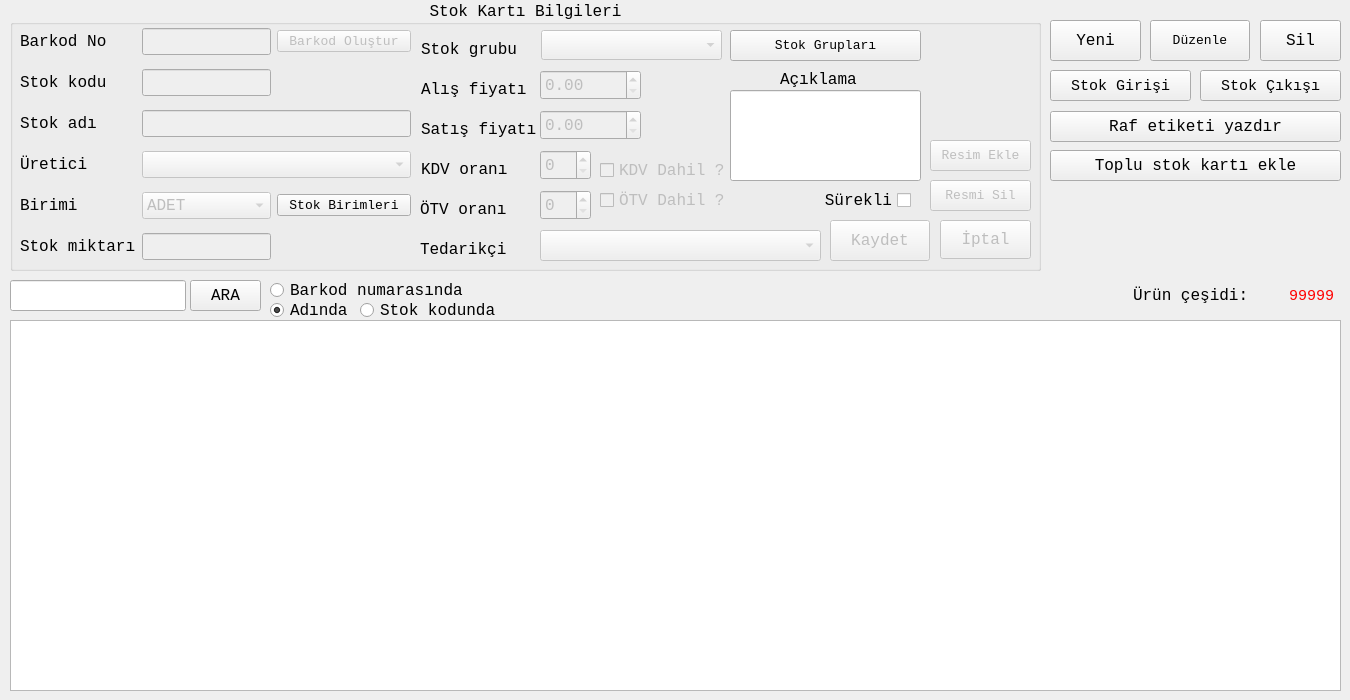
<?xml version="1.0" encoding="UTF-8"?>
<ui version="4.0">
 <class>StokFrom</class>
 <widget class="QDialog" name="StokFrom">
  <property name="geometry">
   <rect>
    <x>0</x>
    <y>0</y>
    <width>1350</width>
    <height>700</height>
   </rect>
  </property>
  <property name="minimumSize">
   <size>
    <width>1350</width>
    <height>700</height>
   </size>
  </property>
  <property name="maximumSize">
   <size>
    <width>1350</width>
    <height>700</height>
   </size>
  </property>
  <property name="font">
   <font>
    <family>Monospace</family>
    <pointsize>12</pointsize>
   </font>
  </property>
  <property name="windowTitle">
   <string>STOK KARTLARI</string>
  </property>
  <property name="windowIcon">
   <iconset resource="images.qrc">
    <normaloff>:/images/ui/mhss.png</normaloff>:/images/ui/mhss.png</iconset>
  </property>
  <widget class="QLineEdit" name="AraLineEdit">
   <property name="geometry">
    <rect>
     <x>10</x>
     <y>280</y>
     <width>176</width>
     <height>31</height>
    </rect>
   </property>
   <property name="text">
    <string/>
   </property>
  </widget>
  <widget class="QTableView" name="StokKartlaritableView">
   <property name="geometry">
    <rect>
     <x>10</x>
     <y>320</y>
     <width>1331</width>
     <height>371</height>
    </rect>
   </property>
   <property name="contextMenuPolicy">
    <enum>Qt::CustomContextMenu</enum>
   </property>
   <property name="alternatingRowColors">
    <bool>true</bool>
   </property>
   <property name="selectionMode">
    <enum>QAbstractItemView::SingleSelection</enum>
   </property>
   <property name="selectionBehavior">
    <enum>QAbstractItemView::SelectRows</enum>
   </property>
   <property name="sortingEnabled">
    <bool>true</bool>
   </property>
   <attribute name="verticalHeaderVisible">
    <bool>false</bool>
   </attribute>
  </widget>
  <widget class="QGroupBox" name="stokKartBilGroupBox">
   <property name="enabled">
    <bool>true</bool>
   </property>
   <property name="geometry">
    <rect>
     <x>10</x>
     <y>0</y>
     <width>1031</width>
     <height>271</height>
    </rect>
   </property>
   <property name="title">
    <string>Stok Kartı Bilgileri</string>
   </property>
   <property name="alignment">
    <set>Qt::AlignCenter</set>
   </property>
   <widget class="QLabel" name="label_12">
    <property name="geometry">
     <rect>
      <x>410</x>
      <y>200</y>
      <width>87</width>
      <height>19</height>
     </rect>
    </property>
    <property name="text">
     <string>ÖTV oranı</string>
    </property>
   </widget>
   <widget class="QSpinBox" name="OTVspinBox">
    <property name="enabled">
     <bool>false</bool>
    </property>
    <property name="geometry">
     <rect>
      <x>530</x>
      <y>190</y>
      <width>51</width>
      <height>30</height>
     </rect>
    </property>
    <property name="maximum">
     <number>100</number>
    </property>
   </widget>
   <widget class="QCheckBox" name="KDVcheckbox">
    <property name="enabled">
     <bool>false</bool>
    </property>
    <property name="geometry">
     <rect>
      <x>590</x>
      <y>160</y>
      <width>131</width>
      <height>21</height>
     </rect>
    </property>
    <property name="text">
     <string>KDV Dahil ?</string>
    </property>
   </widget>
   <widget class="QCheckBox" name="OTVcheckbox">
    <property name="enabled">
     <bool>false</bool>
    </property>
    <property name="geometry">
     <rect>
      <x>590</x>
      <y>190</y>
      <width>131</width>
      <height>21</height>
     </rect>
    </property>
    <property name="text">
     <string>ÖTV Dahil ?</string>
    </property>
   </widget>
   <widget class="QToolButton" name="StokGrupBtn">
    <property name="geometry">
     <rect>
      <x>720</x>
      <y>30</y>
      <width>191</width>
      <height>31</height>
     </rect>
    </property>
    <property name="font">
     <font>
      <family>Monospace</family>
      <pointsize>10</pointsize>
     </font>
    </property>
    <property name="text">
     <string>Stok Grupları</string>
    </property>
    <property name="iconSize">
     <size>
      <width>64</width>
      <height>64</height>
     </size>
    </property>
    <property name="toolButtonStyle">
     <enum>Qt::ToolButtonTextBesideIcon</enum>
    </property>
   </widget>
   <widget class="QCheckBox" name="SurekliYenicheckBox">
    <property name="geometry">
     <rect>
      <x>810</x>
      <y>190</y>
      <width>91</width>
      <height>21</height>
     </rect>
    </property>
    <property name="layoutDirection">
     <enum>Qt::RightToLeft</enum>
    </property>
    <property name="text">
     <string>Sürekli</string>
    </property>
   </widget>
   <widget class="QLabel" name="UrunResimlabel">
    <property name="enabled">
     <bool>true</bool>
    </property>
    <property name="geometry">
     <rect>
      <x>920</x>
      <y>30</y>
      <width>100</width>
      <height>100</height>
     </rect>
    </property>
    <property name="font">
     <font>
      <family>Monospace</family>
      <pointsize>12</pointsize>
     </font>
    </property>
    <property name="styleSheet">
     <string notr="true">color: rgb(0, 0, 0);</string>
    </property>
    <property name="text">
     <string/>
    </property>
    <property name="pixmap">
     <pixmap resource="images.qrc">:/images/ui/box.png</pixmap>
    </property>
    <property name="scaledContents">
     <bool>true</bool>
    </property>
    <property name="alignment">
     <set>Qt::AlignCenter</set>
    </property>
   </widget>
   <widget class="QToolButton" name="ResimEkleBtn">
    <property name="enabled">
     <bool>false</bool>
    </property>
    <property name="geometry">
     <rect>
      <x>920</x>
      <y>140</y>
      <width>101</width>
      <height>31</height>
     </rect>
    </property>
    <property name="font">
     <font>
      <family>Monospace</family>
      <pointsize>10</pointsize>
     </font>
    </property>
    <property name="text">
     <string>Resim Ekle</string>
    </property>
    <property name="iconSize">
     <size>
      <width>64</width>
      <height>64</height>
     </size>
    </property>
    <property name="toolButtonStyle">
     <enum>Qt::ToolButtonTextBesideIcon</enum>
    </property>
   </widget>
   <widget class="QToolButton" name="ResimSilBtn">
    <property name="enabled">
     <bool>false</bool>
    </property>
    <property name="geometry">
     <rect>
      <x>920</x>
      <y>180</y>
      <width>101</width>
      <height>31</height>
     </rect>
    </property>
    <property name="font">
     <font>
      <family>Monospace</family>
      <pointsize>10</pointsize>
     </font>
    </property>
    <property name="text">
     <string>Resmi Sil</string>
    </property>
    <property name="iconSize">
     <size>
      <width>64</width>
      <height>64</height>
     </size>
    </property>
    <property name="toolButtonStyle">
     <enum>Qt::ToolButtonTextBesideIcon</enum>
    </property>
   </widget>
   <widget class="QLabel" name="label_7">
    <property name="geometry">
     <rect>
      <x>411</x>
      <y>40</y>
      <width>97</width>
      <height>19</height>
     </rect>
    </property>
    <property name="text">
     <string>Stok grubu</string>
    </property>
   </widget>
   <widget class="QComboBox" name="StokGrubuComboBox">
    <property name="enabled">
     <bool>false</bool>
    </property>
    <property name="geometry">
     <rect>
      <x>531</x>
      <y>30</y>
      <width>181</width>
      <height>30</height>
     </rect>
    </property>
   </widget>
   <widget class="QLabel" name="label_8">
    <property name="geometry">
     <rect>
      <x>411</x>
      <y>80</y>
      <width>106</width>
      <height>19</height>
     </rect>
    </property>
    <property name="text">
     <string>Alış fiyatı</string>
    </property>
   </widget>
   <widget class="QDoubleSpinBox" name="AFiyatdoubleSpinBox">
    <property name="enabled">
     <bool>false</bool>
    </property>
    <property name="geometry">
     <rect>
      <x>530</x>
      <y>70</y>
      <width>101</width>
      <height>30</height>
     </rect>
    </property>
    <property name="maximum">
     <double>999999.989999999990687</double>
    </property>
    <property name="value">
     <double>0.000000000000000</double>
    </property>
   </widget>
   <widget class="QLabel" name="label_9">
    <property name="geometry">
     <rect>
      <x>411</x>
      <y>120</y>
      <width>116</width>
      <height>19</height>
     </rect>
    </property>
    <property name="text">
     <string>Satış fiyatı</string>
    </property>
   </widget>
   <widget class="QLabel" name="label_11">
    <property name="geometry">
     <rect>
      <x>411</x>
      <y>160</y>
      <width>87</width>
      <height>19</height>
     </rect>
    </property>
    <property name="text">
     <string>KDV oranı</string>
    </property>
   </widget>
   <widget class="QLabel" name="label_10">
    <property name="geometry">
     <rect>
      <x>770</x>
      <y>70</y>
      <width>77</width>
      <height>19</height>
     </rect>
    </property>
    <property name="text">
     <string>Açıklama</string>
    </property>
   </widget>
   <widget class="QLineEdit" name="AciklamaLnEdit">
    <property name="geometry">
     <rect>
      <x>720</x>
      <y>90</y>
      <width>191</width>
      <height>91</height>
     </rect>
    </property>
    <property name="clearButtonEnabled">
     <bool>false</bool>
    </property>
   </widget>
   <widget class="QSpinBox" name="KDVspinBox">
    <property name="enabled">
     <bool>false</bool>
    </property>
    <property name="geometry">
     <rect>
      <x>530</x>
      <y>150</y>
      <width>51</width>
      <height>30</height>
     </rect>
    </property>
    <property name="maximum">
     <number>100</number>
    </property>
   </widget>
   <widget class="QDoubleSpinBox" name="SFiyatdoubleSpinBox">
    <property name="enabled">
     <bool>false</bool>
    </property>
    <property name="geometry">
     <rect>
      <x>530</x>
      <y>110</y>
      <width>101</width>
      <height>30</height>
     </rect>
    </property>
    <property name="maximum">
     <double>999999.989999999990687</double>
    </property>
    <property name="value">
     <double>0.000000000000000</double>
    </property>
   </widget>
   <widget class="QLabel" name="label_15">
    <property name="geometry">
     <rect>
      <x>410</x>
      <y>240</y>
      <width>91</width>
      <height>19</height>
     </rect>
    </property>
    <property name="font">
     <font>
      <family>Monospace</family>
      <pointsize>12</pointsize>
     </font>
    </property>
    <property name="text">
     <string>Tedarikçi</string>
    </property>
   </widget>
   <widget class="QComboBox" name="tedarikcicomboBox">
    <property name="enabled">
     <bool>false</bool>
    </property>
    <property name="geometry">
     <rect>
      <x>530</x>
      <y>230</y>
      <width>281</width>
      <height>31</height>
     </rect>
    </property>
   </widget>
   <widget class="QToolButton" name="KaydetBtn">
    <property name="enabled">
     <bool>false</bool>
    </property>
    <property name="geometry">
     <rect>
      <x>820</x>
      <y>220</y>
      <width>100</width>
      <height>41</height>
     </rect>
    </property>
    <property name="font">
     <font>
      <family>Monospace</family>
      <pointsize>12</pointsize>
     </font>
    </property>
    <property name="autoFillBackground">
     <bool>true</bool>
    </property>
    <property name="text">
     <string>Kaydet</string>
    </property>
    <property name="icon">
     <iconset resource="images.qrc">
      <normaloff>:/images/ui/check.png</normaloff>:/images/ui/check.png</iconset>
    </property>
    <property name="iconSize">
     <size>
      <width>32</width>
      <height>32</height>
     </size>
    </property>
    <property name="toolButtonStyle">
     <enum>Qt::ToolButtonTextBesideIcon</enum>
    </property>
   </widget>
   <widget class="QToolButton" name="IptalBtn">
    <property name="enabled">
     <bool>false</bool>
    </property>
    <property name="geometry">
     <rect>
      <x>930</x>
      <y>220</y>
      <width>91</width>
      <height>39</height>
     </rect>
    </property>
    <property name="font">
     <font>
      <family>Monospace</family>
      <pointsize>12</pointsize>
     </font>
    </property>
    <property name="autoFillBackground">
     <bool>true</bool>
    </property>
    <property name="text">
     <string>İptal</string>
    </property>
    <property name="icon">
     <iconset resource="images.qrc">
      <normaloff>:/images/ui/remove.png</normaloff>:/images/ui/remove.png</iconset>
    </property>
    <property name="iconSize">
     <size>
      <width>32</width>
      <height>32</height>
     </size>
    </property>
    <property name="toolButtonStyle">
     <enum>Qt::ToolButtonTextBesideIcon</enum>
    </property>
   </widget>
   <widget class="QWidget" name="layoutWidget">
    <property name="geometry">
     <rect>
      <x>10</x>
      <y>20</y>
      <width>391</width>
      <height>251</height>
     </rect>
    </property>
    <layout class="QGridLayout" name="gridLayout">
     <item row="0" column="0">
      <widget class="QLabel" name="label_3">
       <property name="text">
        <string>Barkod No</string>
       </property>
      </widget>
     </item>
     <item row="0" column="1">
      <widget class="QLineEdit" name="BarkodLnEdit">
       <property name="enabled">
        <bool>false</bool>
       </property>
       <property name="text">
        <string/>
       </property>
      </widget>
     </item>
     <item row="0" column="2">
      <widget class="QToolButton" name="BarkodOlusturBtn">
       <property name="enabled">
        <bool>false</bool>
       </property>
       <property name="font">
        <font>
         <family>Monospace</family>
         <pointsize>10</pointsize>
        </font>
       </property>
       <property name="text">
        <string>Barkod Oluştur</string>
       </property>
       <property name="iconSize">
        <size>
         <width>64</width>
         <height>64</height>
        </size>
       </property>
       <property name="toolButtonStyle">
        <enum>Qt::ToolButtonTextBesideIcon</enum>
       </property>
      </widget>
     </item>
     <item row="1" column="0">
      <widget class="QLabel" name="label_13">
       <property name="text">
        <string>Stok kodu</string>
       </property>
      </widget>
     </item>
     <item row="1" column="1">
      <widget class="QLineEdit" name="StokKoduLnEdit">
       <property name="enabled">
        <bool>false</bool>
       </property>
       <property name="text">
        <string/>
       </property>
      </widget>
     </item>
     <item row="2" column="0">
      <widget class="QLabel" name="label_4">
       <property name="text">
        <string>Stok adı</string>
       </property>
      </widget>
     </item>
     <item row="2" column="1" colspan="2">
      <widget class="QLineEdit" name="StokAdiLnEdit">
       <property name="enabled">
        <bool>false</bool>
       </property>
       <property name="text">
        <string/>
       </property>
      </widget>
     </item>
     <item row="3" column="0">
      <widget class="QLabel" name="label_14">
       <property name="text">
        <string>Üretici</string>
       </property>
      </widget>
     </item>
     <item row="3" column="1" colspan="2">
      <widget class="QComboBox" name="ureticicomboBox">
       <property name="enabled">
        <bool>false</bool>
       </property>
      </widget>
     </item>
     <item row="4" column="0">
      <widget class="QLabel" name="label_5">
       <property name="text">
        <string>Birimi</string>
       </property>
      </widget>
     </item>
     <item row="4" column="1">
      <widget class="QComboBox" name="BirimiComboBox">
       <property name="enabled">
        <bool>false</bool>
       </property>
       <item>
        <property name="text">
         <string>ADET</string>
        </property>
       </item>
       <item>
        <property name="text">
         <string>KİLOGRAM</string>
        </property>
       </item>
       <item>
        <property name="text">
         <string>KOLİ</string>
        </property>
       </item>
      </widget>
     </item>
     <item row="4" column="2">
      <widget class="QToolButton" name="StokBirimBtn">
       <property name="font">
        <font>
         <family>Monospace</family>
         <pointsize>10</pointsize>
        </font>
       </property>
       <property name="text">
        <string>Stok Birimleri</string>
       </property>
       <property name="iconSize">
        <size>
         <width>64</width>
         <height>64</height>
        </size>
       </property>
       <property name="toolButtonStyle">
        <enum>Qt::ToolButtonTextBesideIcon</enum>
       </property>
      </widget>
     </item>
     <item row="5" column="0">
      <widget class="QLabel" name="label_6">
       <property name="text">
        <string>Stok miktarı</string>
       </property>
      </widget>
     </item>
     <item row="5" column="1">
      <widget class="QLineEdit" name="MiktarLnEdit">
       <property name="enabled">
        <bool>false</bool>
       </property>
      </widget>
     </item>
    </layout>
   </widget>
  </widget>
  <widget class="QRadioButton" name="barkodRadioButton">
   <property name="geometry">
    <rect>
     <x>270</x>
     <y>280</y>
     <width>199</width>
     <height>21</height>
    </rect>
   </property>
   <property name="text">
    <string>Barkod numarasında</string>
   </property>
   <property name="checked">
    <bool>false</bool>
   </property>
  </widget>
  <widget class="QRadioButton" name="adRadioButton">
   <property name="geometry">
    <rect>
     <x>270</x>
     <y>300</y>
     <width>99</width>
     <height>21</height>
    </rect>
   </property>
   <property name="text">
    <string>Adında</string>
   </property>
   <property name="checked">
    <bool>true</bool>
   </property>
  </widget>
  <widget class="QToolButton" name="araBtn">
   <property name="geometry">
    <rect>
     <x>190</x>
     <y>280</y>
     <width>71</width>
     <height>31</height>
    </rect>
   </property>
   <property name="text">
    <string>ARA</string>
   </property>
   <property name="icon">
    <iconset resource="images.qrc">
     <normaloff>:/images/ui/search-100.png</normaloff>:/images/ui/search-100.png</iconset>
   </property>
   <property name="iconSize">
    <size>
     <width>32</width>
     <height>32</height>
    </size>
   </property>
   <property name="toolButtonStyle">
    <enum>Qt::ToolButtonTextBesideIcon</enum>
   </property>
  </widget>
  <widget class="QRadioButton" name="kodRadioButton">
   <property name="geometry">
    <rect>
     <x>360</x>
     <y>300</y>
     <width>141</width>
     <height>21</height>
    </rect>
   </property>
   <property name="text">
    <string>Stok kodunda</string>
   </property>
  </widget>
  <widget class="QToolButton" name="StokGirBtn">
   <property name="geometry">
    <rect>
     <x>1050</x>
     <y>70</y>
     <width>141</width>
     <height>31</height>
    </rect>
   </property>
   <property name="font">
    <font>
     <family>Monospace</family>
     <pointsize>11</pointsize>
    </font>
   </property>
   <property name="text">
    <string>Stok Girişi</string>
   </property>
   <property name="icon">
    <iconset resource="images.qrc">
     <normaloff>:/images/ui/plus.png</normaloff>:/images/ui/plus.png</iconset>
   </property>
   <property name="iconSize">
    <size>
     <width>24</width>
     <height>24</height>
    </size>
   </property>
   <property name="toolButtonStyle">
    <enum>Qt::ToolButtonTextBesideIcon</enum>
   </property>
  </widget>
  <widget class="QToolButton" name="StokCikBtn">
   <property name="geometry">
    <rect>
     <x>1200</x>
     <y>70</y>
     <width>141</width>
     <height>31</height>
    </rect>
   </property>
   <property name="font">
    <font>
     <family>Monospace</family>
     <pointsize>11</pointsize>
    </font>
   </property>
   <property name="text">
    <string>Stok Çıkışı</string>
   </property>
   <property name="icon">
    <iconset resource="images.qrc">
     <normaloff>:/images/ui/negative.png</normaloff>:/images/ui/negative.png</iconset>
   </property>
   <property name="iconSize">
    <size>
     <width>24</width>
     <height>24</height>
    </size>
   </property>
   <property name="toolButtonStyle">
    <enum>Qt::ToolButtonTextBesideIcon</enum>
   </property>
  </widget>
  <widget class="QToolButton" name="dosyadanToolButton">
   <property name="geometry">
    <rect>
     <x>1050</x>
     <y>150</y>
     <width>291</width>
     <height>31</height>
    </rect>
   </property>
   <property name="font">
    <font>
     <family>Monospace</family>
     <pointsize>12</pointsize>
    </font>
   </property>
   <property name="layoutDirection">
    <enum>Qt::LeftToRight</enum>
   </property>
   <property name="text">
    <string>Toplu stok kartı ekle</string>
   </property>
   <property name="iconSize">
    <size>
     <width>64</width>
     <height>64</height>
    </size>
   </property>
   <property name="toolButtonStyle">
    <enum>Qt::ToolButtonTextBesideIcon</enum>
   </property>
  </widget>
  <widget class="QWidget" name="layoutWidget">
   <property name="geometry">
    <rect>
     <x>1133</x>
     <y>280</y>
     <width>201</width>
     <height>31</height>
    </rect>
   </property>
   <layout class="QHBoxLayout" name="horizontalLayout_2">
    <item>
     <widget class="QLabel" name="label">
      <property name="text">
       <string>Ürün çeşidi:</string>
      </property>
     </widget>
    </item>
    <item>
     <widget class="QLabel" name="StokKartiAdetLabel">
      <property name="font">
       <font>
        <family>Monospace</family>
        <pointsize>11</pointsize>
       </font>
      </property>
      <property name="styleSheet">
       <string notr="true">color: rgb(255, 0, 0);</string>
      </property>
      <property name="text">
       <string>99999</string>
      </property>
      <property name="alignment">
       <set>Qt::AlignRight|Qt::AlignTrailing|Qt::AlignVCenter</set>
      </property>
     </widget>
    </item>
   </layout>
  </widget>
  <widget class="QToolButton" name="YeniBtn">
   <property name="geometry">
    <rect>
     <x>1050</x>
     <y>20</y>
     <width>91</width>
     <height>41</height>
    </rect>
   </property>
   <property name="font">
    <font>
     <family>Monospace</family>
     <pointsize>12</pointsize>
    </font>
   </property>
   <property name="text">
    <string>Yeni</string>
   </property>
   <property name="icon">
    <iconset resource="images.qrc">
     <normaloff>:/images/ui/add-property-100.png</normaloff>:/images/ui/add-property-100.png</iconset>
   </property>
   <property name="iconSize">
    <size>
     <width>64</width>
     <height>64</height>
    </size>
   </property>
   <property name="toolButtonStyle">
    <enum>Qt::ToolButtonTextBesideIcon</enum>
   </property>
  </widget>
  <widget class="QToolButton" name="DuzenleBtn">
   <property name="geometry">
    <rect>
     <x>1150</x>
     <y>20</y>
     <width>100</width>
     <height>41</height>
    </rect>
   </property>
   <property name="font">
    <font>
     <family>Monospace</family>
     <pointsize>10</pointsize>
    </font>
   </property>
   <property name="text">
    <string>Düzenle</string>
   </property>
   <property name="icon">
    <iconset resource="images.qrc">
     <normaloff>:/images/ui/edit-property-100.png</normaloff>:/images/ui/edit-property-100.png</iconset>
   </property>
   <property name="iconSize">
    <size>
     <width>64</width>
     <height>64</height>
    </size>
   </property>
   <property name="toolButtonStyle">
    <enum>Qt::ToolButtonTextBesideIcon</enum>
   </property>
  </widget>
  <widget class="QToolButton" name="SilBtn">
   <property name="geometry">
    <rect>
     <x>1260</x>
     <y>20</y>
     <width>81</width>
     <height>41</height>
    </rect>
   </property>
   <property name="font">
    <font>
     <family>Monospace</family>
     <pointsize>12</pointsize>
    </font>
   </property>
   <property name="contextMenuPolicy">
    <enum>Qt::PreventContextMenu</enum>
   </property>
   <property name="text">
    <string>Sil</string>
   </property>
   <property name="icon">
    <iconset resource="images.qrc">
     <normaloff>:/images/ui/delete-document-100.png</normaloff>:/images/ui/delete-document-100.png</iconset>
   </property>
   <property name="iconSize">
    <size>
     <width>64</width>
     <height>64</height>
    </size>
   </property>
   <property name="toolButtonStyle">
    <enum>Qt::ToolButtonTextBesideIcon</enum>
   </property>
  </widget>
  <widget class="QToolButton" name="toolButton">
   <property name="geometry">
    <rect>
     <x>1050</x>
     <y>111</y>
     <width>291</width>
     <height>31</height>
    </rect>
   </property>
   <property name="text">
    <string>Raf etiketi yazdır</string>
   </property>
   <property name="icon">
    <iconset resource="images.qrc">
     <normaloff>:/images/ui/label-printer.png</normaloff>:/images/ui/label-printer.png</iconset>
   </property>
   <property name="iconSize">
    <size>
     <width>24</width>
     <height>24</height>
    </size>
   </property>
   <property name="toolButtonStyle">
    <enum>Qt::ToolButtonTextBesideIcon</enum>
   </property>
  </widget>
 </widget>
 <tabstops>
  <tabstop>AraLineEdit</tabstop>
  <tabstop>BarkodLnEdit</tabstop>
  <tabstop>StokKoduLnEdit</tabstop>
  <tabstop>StokAdiLnEdit</tabstop>
  <tabstop>ureticicomboBox</tabstop>
  <tabstop>BirimiComboBox</tabstop>
  <tabstop>MiktarLnEdit</tabstop>
  <tabstop>StokGrubuComboBox</tabstop>
  <tabstop>AFiyatdoubleSpinBox</tabstop>
  <tabstop>SFiyatdoubleSpinBox</tabstop>
  <tabstop>KDVspinBox</tabstop>
  <tabstop>KDVcheckbox</tabstop>
  <tabstop>OTVspinBox</tabstop>
  <tabstop>OTVcheckbox</tabstop>
  <tabstop>tedarikcicomboBox</tabstop>
  <tabstop>KaydetBtn</tabstop>
  <tabstop>IptalBtn</tabstop>
  <tabstop>araBtn</tabstop>
  <tabstop>YeniBtn</tabstop>
  <tabstop>StokKartlaritableView</tabstop>
  <tabstop>dosyadanToolButton</tabstop>
  <tabstop>kodRadioButton</tabstop>
  <tabstop>StokGirBtn</tabstop>
  <tabstop>StokCikBtn</tabstop>
  <tabstop>AciklamaLnEdit</tabstop>
  <tabstop>StokGrupBtn</tabstop>
  <tabstop>adRadioButton</tabstop>
  <tabstop>SurekliYenicheckBox</tabstop>
  <tabstop>StokBirimBtn</tabstop>
  <tabstop>BarkodOlusturBtn</tabstop>
  <tabstop>ResimEkleBtn</tabstop>
  <tabstop>ResimSilBtn</tabstop>
  <tabstop>barkodRadioButton</tabstop>
  <tabstop>toolButton</tabstop>
  <tabstop>SilBtn</tabstop>
  <tabstop>DuzenleBtn</tabstop>
 </tabstops>
 <resources>
  <include location="images.qrc"/>
 </resources>
 <connections/>
</ui>
